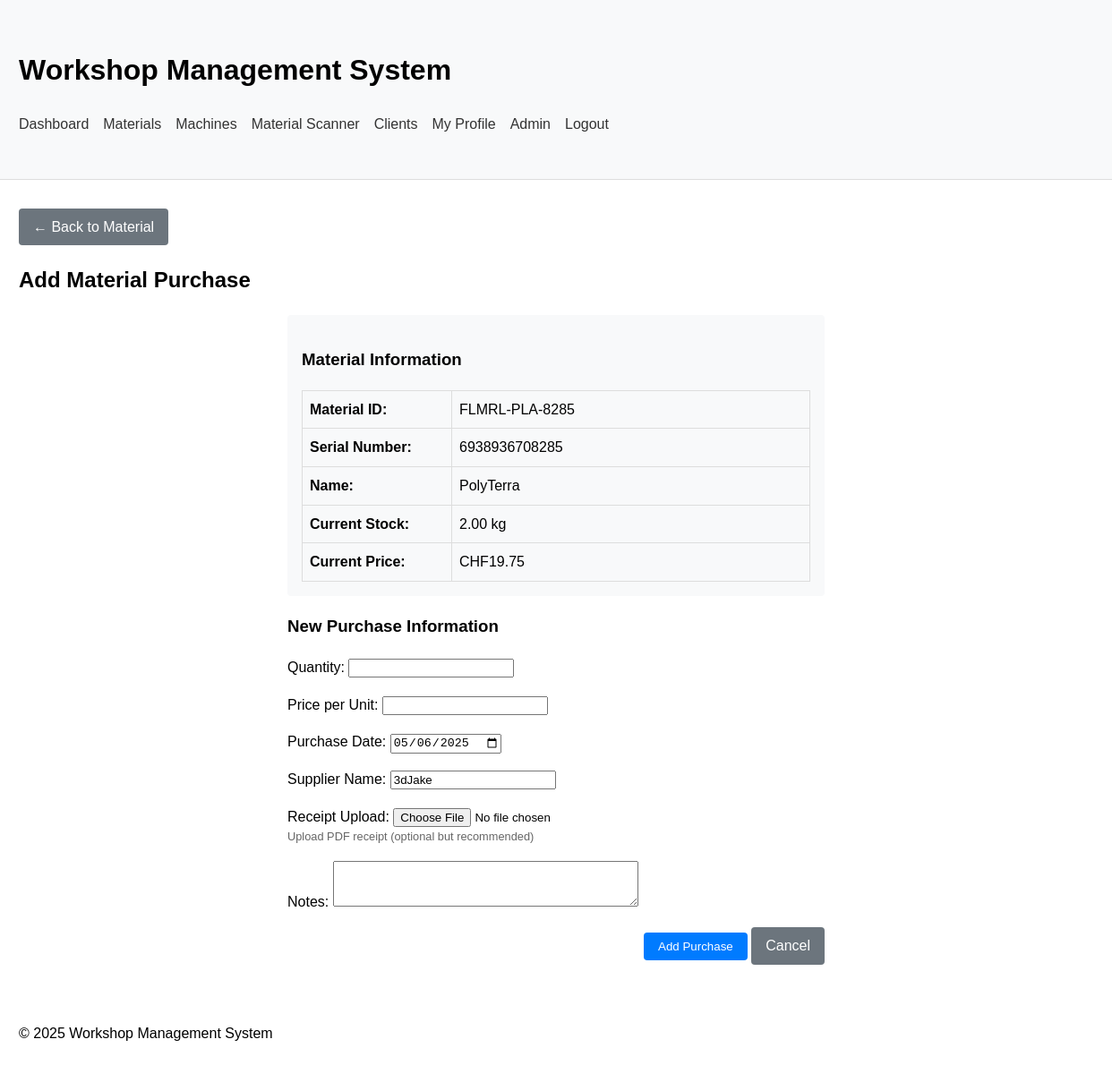
/materials/FLMRL-PLA-8285/entry/add/ (signed in), run on an earlier commit of the app's database.
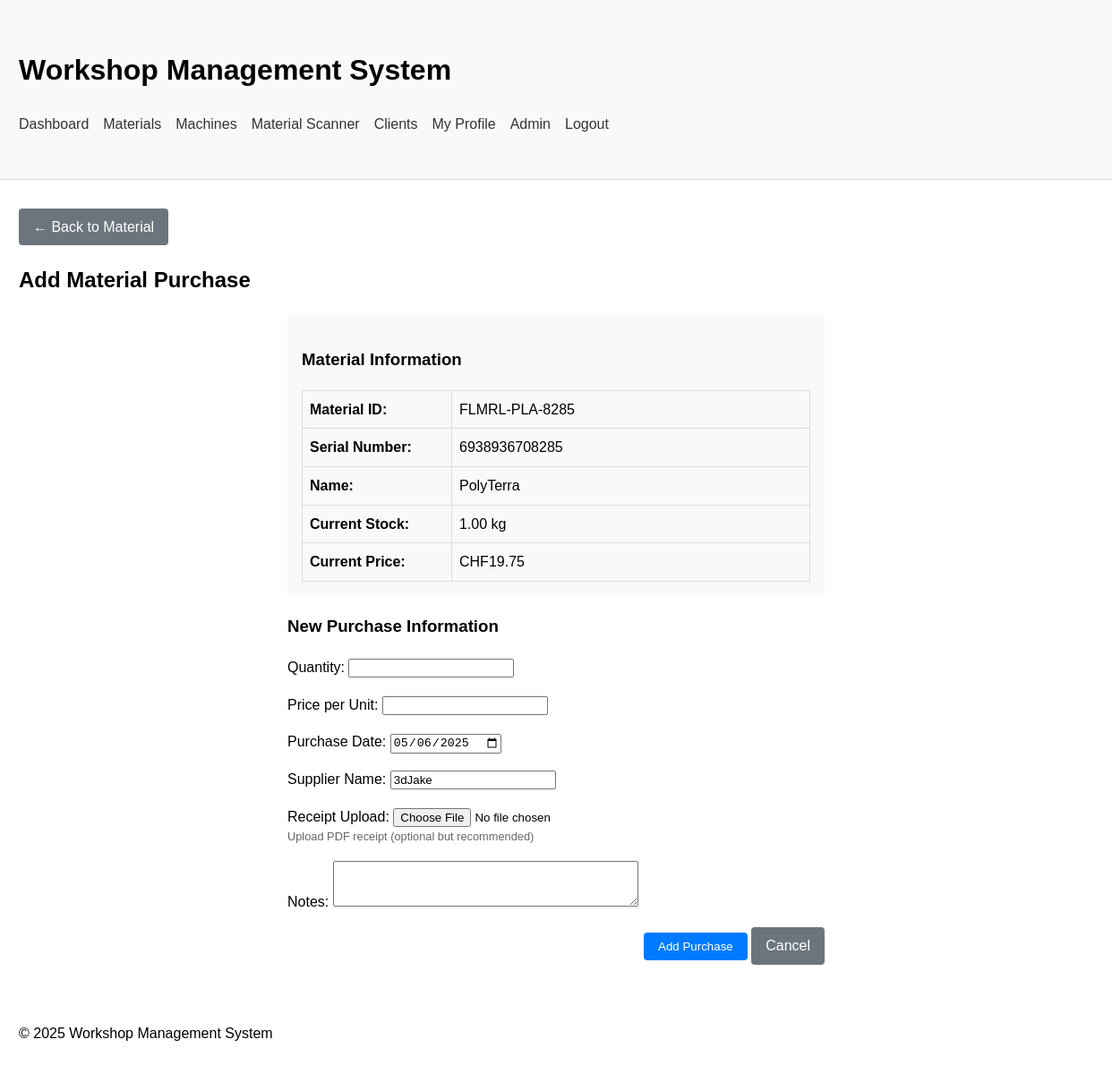
And on a later commit of the database.
### workshop_app/models/material.py (models this page shows, shortened)
class Material(models.Model):
    material_id = models.CharField(max_length=20, unique=True)  # PRT-PLA-0001
    serial_number = models.CharField(max_length=50, blank=True, help_text="Manufacturer's serial number if applicable")
    supplier_sku = models.CharField(max_length=50, blank=True, help_text="Supplier's SKU or product code")
    name = models.CharField(max_length=100)
    material_type = models.ForeignKey(MaterialType, on_delete=models.CASCADE, related_name='materials')
    color = models.CharField(max_length=50, blank=True)
    dimensions = models.CharField(max_length=100, blank=True)  # For sheet materials
    unit_of_measurement = models.CharField(max_length=20)  # kg, sheet, m, etc.
    supplier_name = models.CharField(max_length=100, blank=True)
    brand_name = models.CharField(max_length=100, blank=True)
    current_stock = models.DecimalField(max_digits=10, decimal_places=2)
    minimum_stock_level = models.DecimalField(max_digits=10, decimal_places=2, null=True, blank=True)
    minimum_stock_alert = models.BooleanField(default=False)
    location_in_workshop = models.CharField(max_length=100, blank=True)
    purchase_date = models.DateField(null=True, blank=True)
    price_per_unit = models.DecimalField(max_digits=10, decimal_places=2, null=True, blank=True)
    expiration_date = models.DateField(null=True, blank=True)
    created_by = models.ForeignKey(User, on_delete=models.SET_NULL, null=True, blank=True, related_name='created_materials')
    created_at = models.DateTimeField(default=timezone.now)  # Using default instead of auto_now_add
    updated_at = models.DateTimeField(auto_now=True)
    project_association = models.CharField(max_length=100, blank=True)
    notes = models.TextField(blank=True)
    qr_code = models.ImageField(upload_to='qr_codes/materials/', blank=True)

### workshop_app/views/material_views.py (the view, shortened to what this page needs)
# urls.py: path('materials/<str:material_id>/entry/add/', material_entry_add, name='material_entry_add'),
@login_required
def material_entry_add(request, material_id):
    material = get_object_or_404(Material, Q(material_id=material_id) | Q(serial_number=material_id))
    quick_purchase = request.GET.get('quick_purchase', 'false') == 'true'
    if request.method == 'POST':
        form = MaterialEntryForm(request.POST, request.FILES, material=material)
        if form.is_valid():
            entry = form.save(commit=False)
            entry.material = material
            entry.save()
            material.update_price_and_stock()
            messages.success(request, 'Material purchase added successfully.')
            return redirect('workshop_app:material_detail', material_id=material.material_id)
    else:
        initial = {}
        form = MaterialEntryForm(material=material, initial=initial)
    context = {
        'form': form,
        'material': material,
        'title': 'Add Material Purchase',
        'quick_purchase': quick_purchase,
    }
    return render(request, 'workshop_app/materials/entry_form.html', context)

### workshop_app/forms/material_forms.py (shortened to what this page needs)
class MaterialEntryForm(forms.ModelForm):
    class Meta:
        model = MaterialEntry
        fields = [
            'quantity', 'price_per_unit', 'purchase_date',
            'receipt', 'supplier_name', 'notes'
        ]
        widgets = {
            'notes': forms.Textarea(attrs={'rows': 3}),
            'purchase_date': forms.DateInput(attrs={'type': 'date'}),
        }
    def __init__(self, *args, **kwargs):
        self.material = kwargs.pop('material', None)
        super().__init__(*args, **kwargs)
        self.fields['receipt'].help_text = "Upload PDF receipt (optional but recommended)"
        if self.material and self.material.supplier_name:
            self.fields['supplier_name'].initial = self.material.supplier_name

### workshop_app/templates/workshop_app/materials/entry_form.html (shortened to what this page needs)
{% extends 'workshop_app/base.html' %}
{% block content %}
    <div style="margin-bottom: 1rem;">
        <a href="{% url 'workshop_app:material_detail' material.material_id %}" class="btn btn-secondary">← Back to Material</a>
    </div>
    <h2>{{ title }}</h2>
    <div style="max-width: 600px; margin: 0 auto;">
        <div style="background-color: #f8f9fa; padding: 1rem; border-radius: 4px; margin-bottom: 1rem;">
            <h3>Material Information</h3>
            <table style="width: 100%;">
                <tr>
                    <th style="text-align: left; width: 150px;">Material ID:</th>
                    <td>{{ material.material_id }}</td>
                </tr>
                {% if material.serial_number %}
                <tr>
                    <th style="text-align: left;">Serial Number:</th>
                    <td>{{ material.serial_number }}</td>
                </tr>
                {% endif %}
                <tr>
                    <th style="text-align: left;">Name:</th>
                    <td>{{ material.name }}</td>
                </tr>
                <tr>
                    <th style="text-align: left;">Current Stock:</th>
                    <td>{{ material.current_stock }} {{ material.unit_of_measurement }}</td>
                </tr>
                <tr>
                    <th style="text-align: left;">Current Price:</th>
                    <td>{% if material.price_per_unit %}CHF{{ material.price_per_unit }}{% else %}Not set{% endif %}</td>
                </tr>
            </table>
        </div>
        <form method="post" enctype="multipart/form-data">
            <h3>{% if quick_purchase %}Quick Purchase Information{% else %}New Purchase Information{% endif %}</h3>
            <div style="margin-bottom: 1rem; {% if quick_purchase %}background-color: #e8f4ff; padding: 0.5rem; border-left: 4px solid #007bff;{% endif %}">
                <label for="{{ form.quantity.id_for_label }}">Quantity:</label>
                {{ form.quantity }}
            </div>
            <div style="margin-bottom: 1rem; {% if quick_purchase and form.price_per_unit.value %}background-color: #e8f4ff; padding: 0.5rem; border-left: 4px solid #007bff;{% endif %}">
                <label for="{{ form.price_per_unit.id_for_label }}">Price per Unit:</label>
                {{ form.price_per_unit }}
            </div>
            <div style="margin-bottom: 1rem; {% if quick_purchase %}background-color: #e8f4ff; padding: 0.5rem; border-left: 4px solid #007bff;{% endif %}">
                <label for="{{ form.purchase_date.id_for_label }}">Purchase Date:</label>
                {{ form.purchase_date }}
            </div>
            <div style="margin-bottom: 1rem; {% if quick_purchase and form.supplier_name.value %}background-color: #e8f4ff; padding: 0.5rem; border-left: 4px solid #007bff;{% endif %}">
                <label for="{{ form.supplier_name.id_for_label }}">Supplier Name:</label>
                {{ form.supplier_name }}
            </div>
            <div style="margin-bottom: 1rem; {% if quick_purchase %}background-color: #e8f4ff; padding: 0.5rem; border-left: 4px solid #007bff;{% endif %}">
                <label for="{{ form.receipt.id_for_label }}">Receipt Upload:</label>
                {{ form.receipt }}
                {% if form.receipt.help_text %}
                    <div style="font-size: 0.8rem; color: #666;">{{ form.receipt.help_text }}</div>
                {% endif %}
            </div>
            <div style="margin-bottom: 1rem;">
                <label for="{{ form.notes.id_for_label }}">Notes:</label>
                {{ form.notes }}
            </div>
            <div style="margin-top: 1rem; text-align: right;">
                <button type="submit" class="btn">{% if quick_purchase %}Record Purchase{% else %}Add Purchase{% endif %}</button>
                <a href="{% url 'workshop_app:material_detail' material.material_id %}" class="btn btn-secondary">Cancel</a>
            </div>
        </form>
    </div>
{% endblock %}

What changed in the data, as far as the page shows it:
changed Material "FLMRL-PLA-8285": current_stock "2.00" → "1.00"
